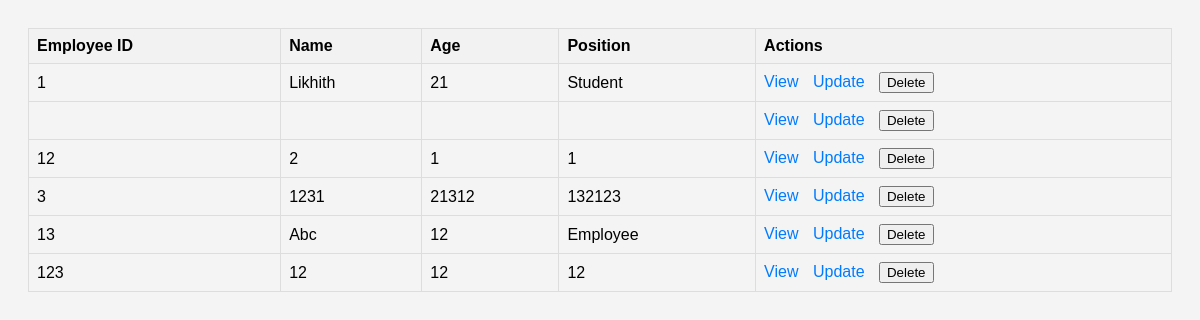
Page /data on the committed database.
### models.py (models this page shows, shortened)
class EmployeeModel(db.Model):
    __tablename__ = "table"
    id = db.Column(db.Integer, primary_key=True)
    employee_id = db.Column(db.Integer(),unique = True)
    name = db.Column(db.String())
    age = db.Column(db.Integer())
    position = db.Column(db.String(80))
    def __repr__(self):
        return f"{self.name}:{self.employee_id}"

### app.py (the view)
@app.route('/data')
def retrieve_list():
    employees = EmployeeModel.query.all()
    return render_template('datalist.html', employees=employees)

### templates/datalist.html (shortened to what this page needs)
<table border="1">
    <tr>
        <th>Employee ID</th>
        <th>Name</th>
        <th>Age</th>
        <th>Position</th>
        <th>Actions</th>
    </tr>
    {% for employee in employees %}
    <tr>
        <td>{{ employee.employee_id }}</td>
        <td>{{ employee.name }}</td>
        <td>{{ employee.age }}</td>
        <td>{{ employee.position }}</td>
        <td>
            <a href="/data/{{ employee.employee_id }}">View</a>
            <a href="/data/{{ employee.employee_id }}/update">Update</a>
            <form action="/data/{{ employee.employee_id }}/delete" method="post" style="display: inline;">
                <input type="submit" value="Delete">
            </form>
        </td>
    </tr>
    {% endfor %}
</table>

### templates/datalist.html (style rules this page uses)
table { width: 100%; border-collapse: collapse; }
table, th, td { border: 1px solid #ddd; padding: 8px; text-align: left; }
th { background-color: #f2f2f2; }
a { text-decoration: none; color: #007bff; margin-right: 10px; }

### rows in the picture
EmployeeModel: employee_id "1", name "Likhith", age "21", position "Student"
EmployeeModel: employee_id "12", name "2", age "1", position "1"
EmployeeModel: employee_id "3", name "1231", age "21312", position "132123"
EmployeeModel: employee_id "13", name "Abc", age "12", position "Employee"
EmployeeModel: employee_id "123", name "12", age "12", position "12"
